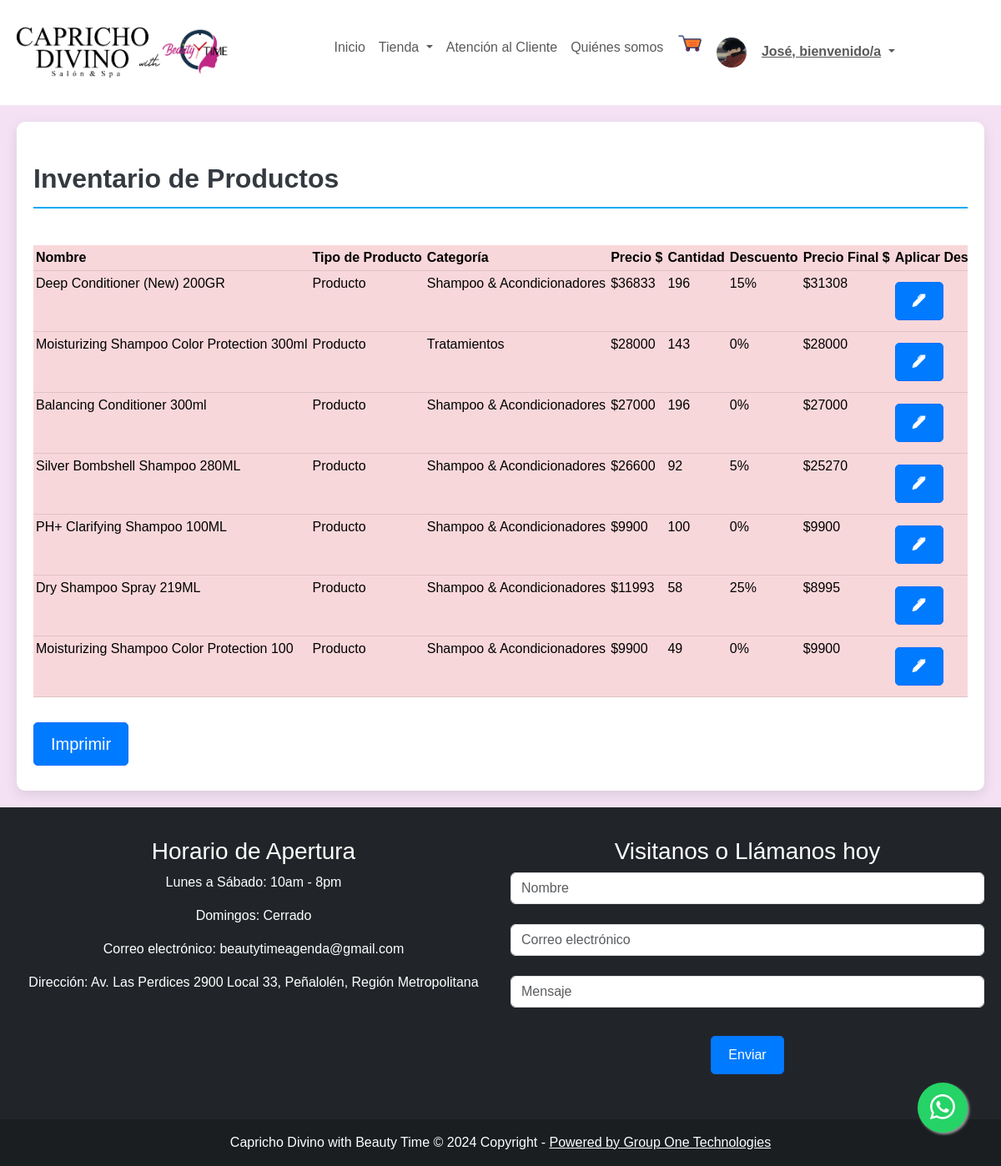
The app's page /paginas/inventario (signed in), older data.
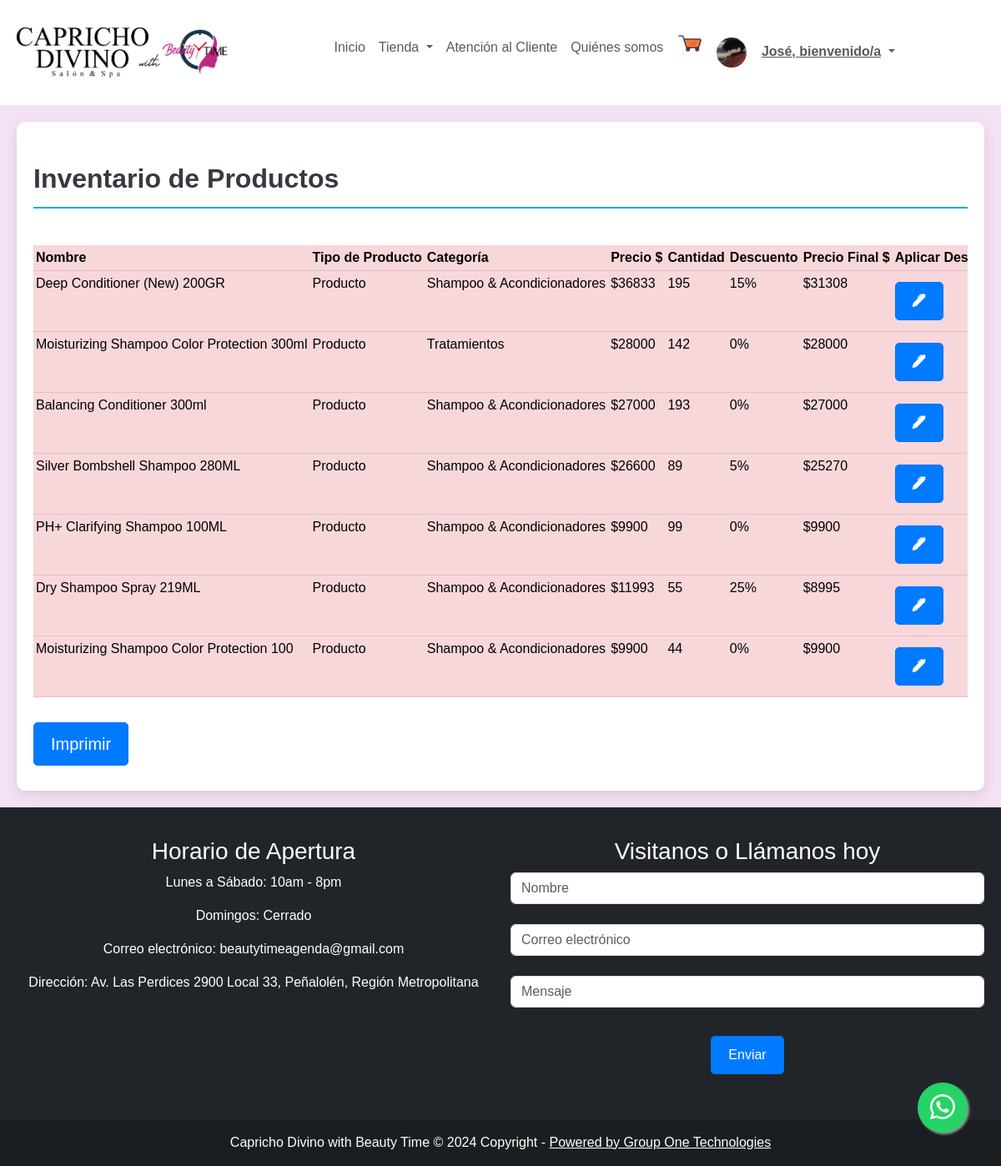
The same page, newer data.
### core/models.py (models this page shows, shortened)
class Item(models.Model):
    nombre = models.CharField(max_length=100, null=False)
    descripcion = models.TextField(null=True, blank=True)
    categoria = models.ForeignKey(Categoria, on_delete=models.CASCADE, related_name='items')
    tipo = models.CharField(max_length=50, choices=[('producto', 'Producto'), ('servicio', 'Servicio')])
    costo = models.IntegerField(default=0)
    costo2 = models.IntegerField(default=0)
    picture = models.ImageField(upload_to='media/items/', null=True, blank=True)
    descuento = models.DecimalField(max_digits=4, decimal_places=2, null=True, blank=True, default=0.00)
    class Meta:
        verbose_name = 'item'
        verbose_name_plural = 'items'

class Producto(Item):
    cantidad = models.PositiveIntegerField(default=0)
    class Meta:
        verbose_name = 'producto'
        verbose_name_plural = 'productos'

class Item(models.Model):
    nombre = models.CharField(max_length=100, null=False)
    descripcion = models.TextField(null=True, blank=True)
    categoria = models.ForeignKey(Categoria, on_delete=models.CASCADE, related_name='items')
    tipo = models.CharField(max_length=50, choices=[('producto', 'Producto'), ('servicio', 'Servicio')])
    costo = models.IntegerField(default=0)
    costo2 = models.IntegerField(default=0)
    picture = models.ImageField(upload_to='media/items/', null=True, blank=True)
    descuento = models.DecimalField(max_digits=4, decimal_places=2, null=True, blank=True, default=0.00)
    class Meta:
        verbose_name = 'item'
        verbose_name_plural = 'items'

class Categoria(models.Model):
    nombre = models.CharField(max_length=100, unique=True)
    def __str__(self):
        return self.nombre

### core/views.py (the view)
# urls.py: path('paginas/inventario', views.inventarioProducto, name="inventario"),
@login_required
def inventarioProducto(request):
    productos = Producto.objects.all()
    form = editarProductoForm()
    context = {
        'productos': productos,
        'form':form
    }
    return render(request, 'inventario/inventario.html', context)

### core/forms.py
class editarProductoForm(forms.ModelForm):
    costo = forms.DecimalField(widget=forms.NumberInput(attrs={'type': 'number'}),required=True, label='Costo')
    descuento = forms.DecimalField(widget=forms.NumberInput(attrs={'type': 'number'}), max_digits=4, decimal_places=2, required=True, label='Descuento')
    class Meta:
        model = Producto
        fields = ['costo', 'descuento']
        labels = {
            'costo': 'Costo',
            'descuento': 'Descuento',
        }
        widgets = {
            'costo': forms.NumberInput(attrs={'id': 'costo_editar'}),
            'descuento': forms.NumberInput(attrs={'id': 'descuento_editar'}),
        }

### core/cart.py (called while the page is built, shortened)
  def __iter__(self):
    cart = copy.deepcopy(self.cart)
    productos = Producto.objects.filter(id__in=cart)
    for producto in productos:
      cart[str(producto.id)]["producto"] = producto

### core/context_processors.py (called while the page is built)
def cart_badge(request):
    cart = Cart(request)
    item_count = sum(item['cantidad'] for item in cart)
    return {'cart_badge': item_count}

### core/templates/inventario/inventario.html (shortened to what this page needs)
{% extends "base/base.html" %}
{% load widget_tweaks %}
{% load static %}
{% block css %}
<link rel="stylesheet" href="{% static 'css/productos.css' %}">
{% endblock %}
{% block template %}
<div class="container">
    <div class="row">
        <div class="col-md-12">
            <div class="wrapper">
                <div class="text-left mt-4 name">
                    Inventario de Productos
                </div>
                <div class="table-responsive">
                    <table class="table table-danger table-hover" id="tableinventario">
                        <br>
                        <thead>
                            <tr class="table-danger">
                                <th>Nombre</th>
                                <th>Tipo de Producto</th>
                                <th>Categoría</th>
                                <th>Precio $</th>
                                <th>Cantidad</th>
                                <th>Descuento</th>
                                <th>Precio Final $</th>
                                <th>Aplicar Descuento</th>
                            </tr>
                        </thead>
                        <tbody class="text-danger">
                            {% for producto in productos %}
                                {% if producto.tipo == "producto" %}
                            <tr class="table-danger">
                                <td class="table-danger">{{producto.nombre}}</td>
                                <td>{{producto.tipo|title}}</td>
                                <td class="table-danger">{{producto.categoria}}</td>
                                <td class="table-danger">${{producto.costo|floatformat:0}}</td>
                                <td class="table-danger">{{producto.cantidad}}</td>
                                <td class="table-danger">{{producto.descuento|floatformat:0}}%</td>
                                <td class="table-danger">${{producto.costo2|floatformat:0}}</td>
                                <td>
                                    <button type="button"
                                        onclick="editarProducto('{{producto.id}}', '{{producto.costo|floatformat:0}}', '{{producto.descuento|floatformat:2}}')"
                                        class="btn btn-primary" data-toggle="modal" href="#EditarProductoModal">
                                        <i class="bi bi-pen-fill"></i>
                                    </button>
                                </td>
                                {% endif %}
                            </tr>
                            {% endfor %}
                        </tbody>
                    </table>
                    <a href="{% url 'verInventario'%}" class="btn btn-lg btn-primary">Imprimir</a>
                    </div>
                </div>
            </div>
        </div>
    </div>
{% endblock %}

Row changes from the older to the newer data that the page shows:
changed Producto "Deep Conditioner (New) 200GR": cantidad "196" → "195"
changed Producto "Moisturizing Shampoo Color Protection 300ml": cantidad "143" → "142"
changed Producto "Balancing Conditioner 300ml": cantidad "196" → "193"
changed Producto "Silver Bombshell Shampoo 280ML": cantidad "92" → "89"
changed Producto "PH+ Clarifying Shampoo 100ML": cantidad "100" → "99"
changed Producto "Dry Shampoo Spray 219ML": cantidad "58" → "55"
changed Producto "Moisturizing Shampoo Color Protection 100": cantidad "49" → "44"
